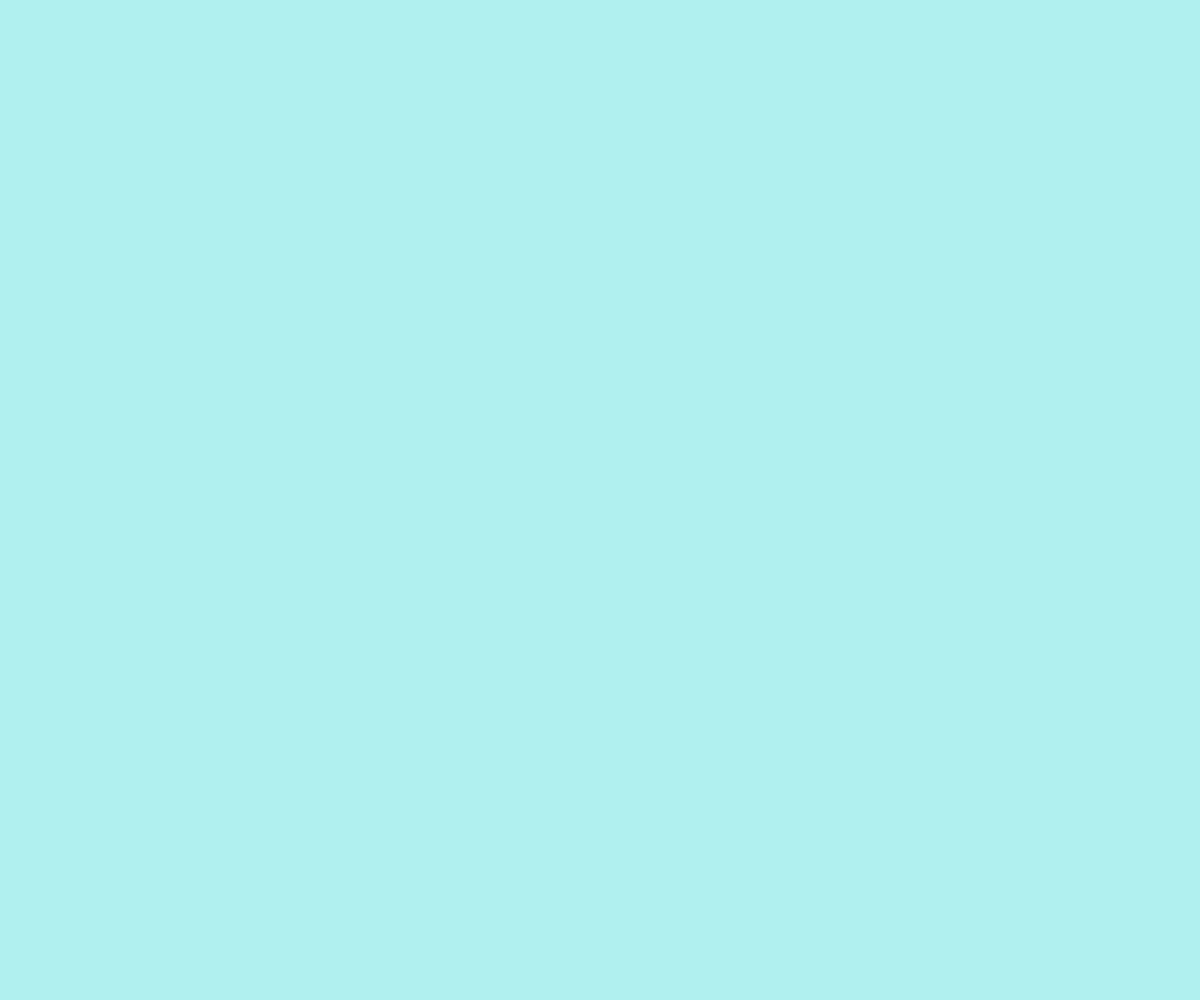
Frame 1 (no input)
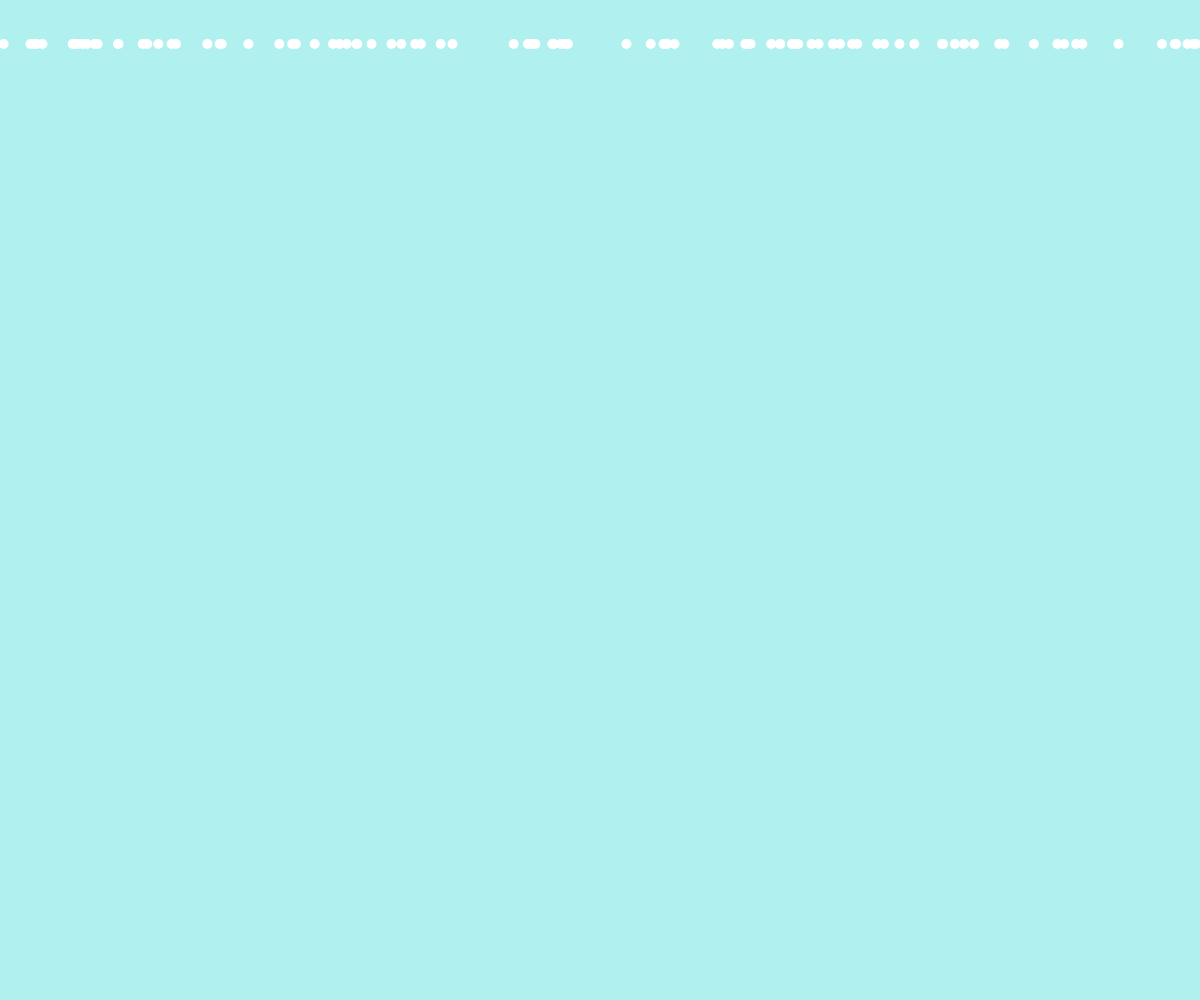
Frame 60 (no input)
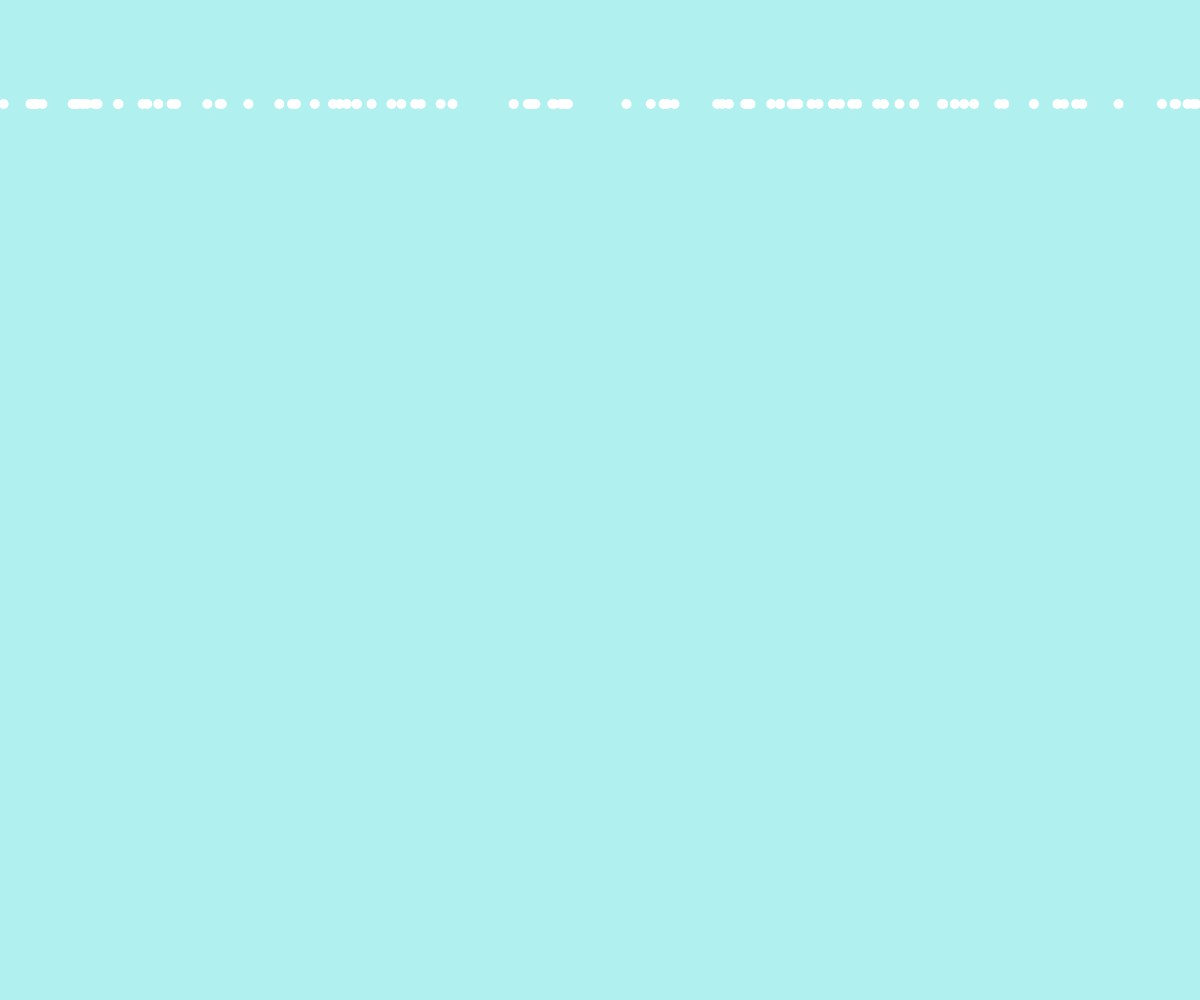
Frame 120 (the mouse pressed at the canvas centre since frame 60)

The p5.js sketch that drew these frames (run headless with seeded random() and noise() and a simulated clock; from frame 60 on, the mouse is pressed at the canvas centre):

// p5.js sketch
// ── sketch.js
let snowSpeed =1;
let flocons =[];

function setup() {
  createCanvas(windowWidth,windowHeight);

  for(let cmpt = 0;cmpt<100;cmpt++){      // compteur initial ; continue si moins que cb ; hop +1
  flocons.push(new snow());              //fonction push qui va rajouter dchaque flocon dans mon étagère let flocons
  }
}

function draw() {
  background(176,240,238);
  for(let cmpt = 0;cmpt<100;cmpt++){
    flocons[cmpt].displaySnow()}                        //executer la fonction display flocon
}

class snow{
  constructor(){
    this.posX = random(width);
    this.posY = -15;
  }
  displaySnow(){  //pour dessiner un flocon dans constructor
    fill(255);
    noStroke();
    ellipse(this.posX,this.posY,10,10);
    this.posY=this.posY+snowSpeed;
  }
}
